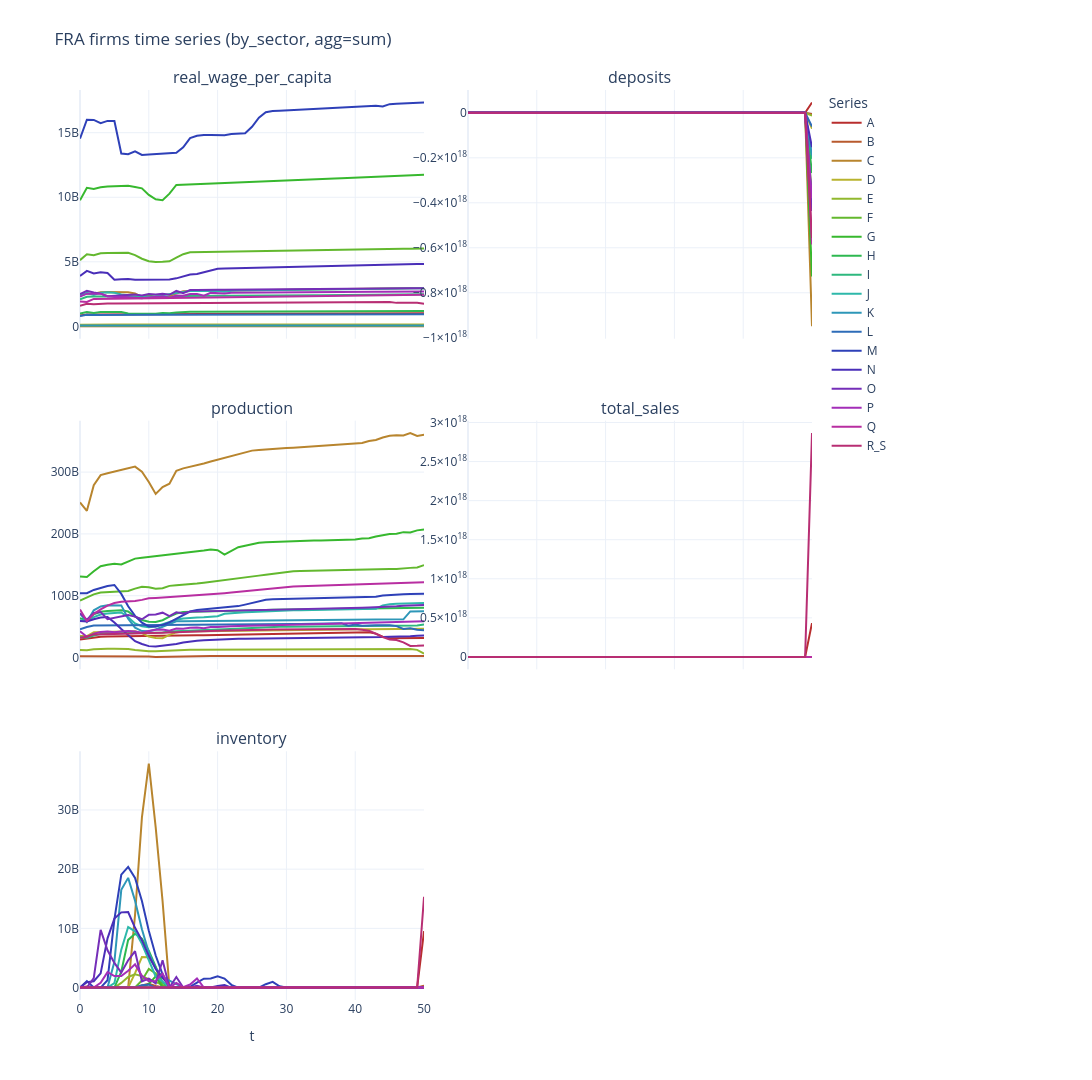

Write notebook code for a chart like this one.
### Code cell
plot_agent_timeseries(
    model,
    "FRA",
    "firms",
    variables=[
        "real_wage_per_capita",
        "deposits",
        "production",
        "total_sales",
        "inventory",
    ],
    by_sector=True,
    agg="sum",
    no_cols=2,
    base_height=FIG_SIZE_WIDE["base_height"],
    base_width=FIG_SIZE_WIDE["base_width"],
    show_legend=True,
    return_df=False,
    show=True,
)

plot_agent_timeseries(
    model,
    "FRA",
    "firms",
    variables=[
        "labour_productivity",
        "labour_productivity_factor",
        "real_wage_per_capita",
        "tfp_multiplier",
    ],
    by_sector=True,
    agg="mean",
    no_cols=2,
    base_height=FIG_SIZE_WIDE["base_height"],
    base_width=FIG_SIZE_WIDE["base_width"],
    show_legend=True,
    return_df=False,
    show=True,
)



plot_agent_timeseries(
    model,
    "FRA",
    "firms",
    variables=[
        "price",
    ],
    by_sector=True,
    agg="mean",
    no_cols=2,
    base_height=FIG_SIZE_WIDE["base_height"],
    base_width=FIG_SIZE_WIDE["base_width"],
    show_legend=True,
    return_df=False,
    show=True,
)
